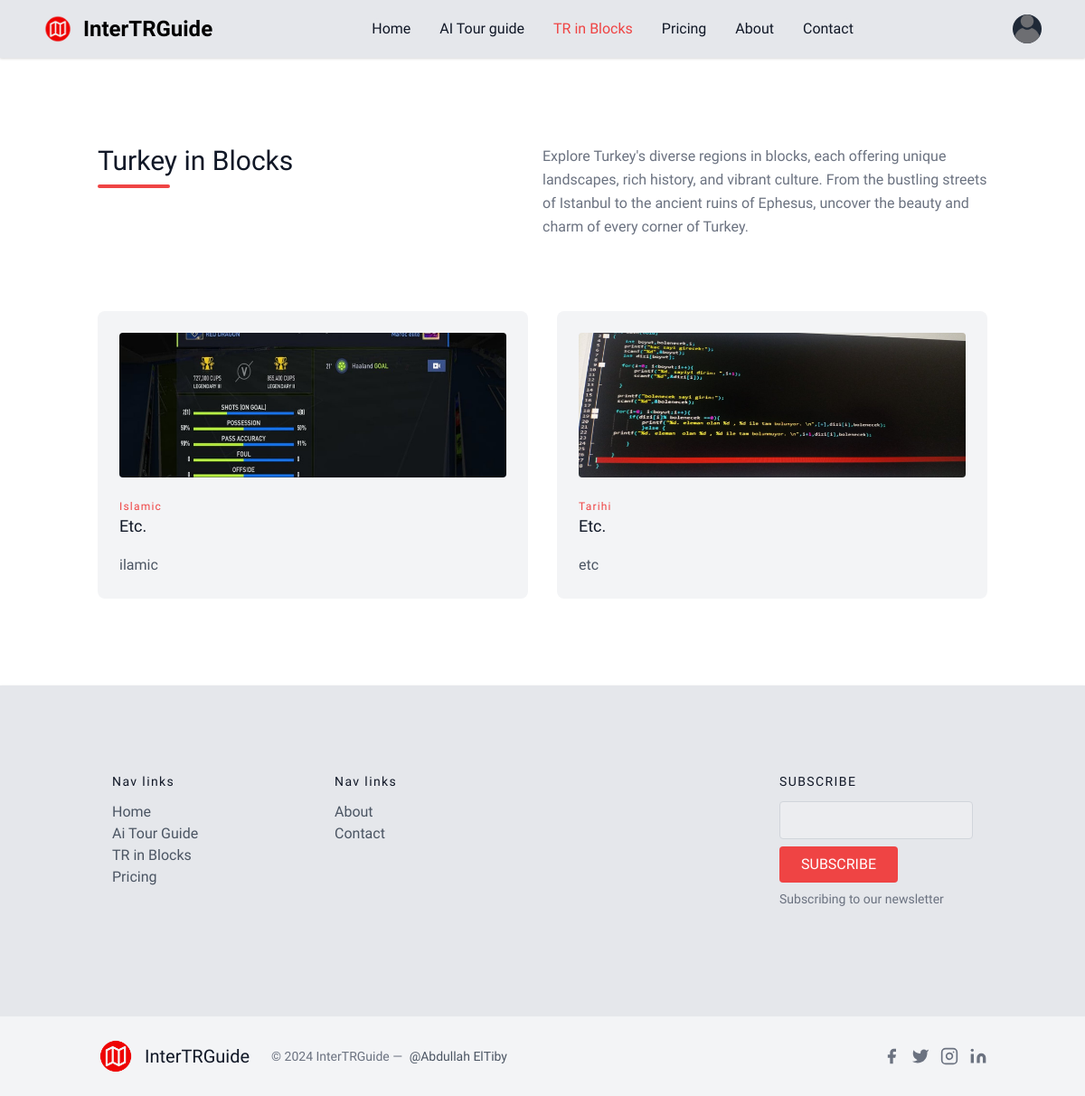
/tr_in_blocks/, run on the app's committed database.
### app/models.py (models this page shows, shortened)
class Category(models.Model):
    name = models.CharField(max_length=100)
    description = models.TextField()
    suggestion = models.TextField(default='Etc.')
    image = models.ImageField(upload_to='category_pics', default='default.png')

### app/views.py (the view)
# urls.py: path('tr_in_blocks/', views.tr_in_blocks, name='tr_in_blocks'),
def tr_in_blocks(request):
    categorys = Category.objects.all()
    places = Place.objects.all()
    return render(request, 'tr_in_blocks.html',
    {
     'categorys':categorys,
     'places':places,
     })

### templates/tr_in_blocks.html (shortened to what this page needs)
{% extends "base.html" %}
{% block isactiveeeeee %}
text-red-500
{% endblock isactiveeeeee %}
{% block maincontent %}
  <section class="text-gray-600 body-font">
    <div class="container px-5 py-24 mx-auto">
      <div class="flex flex-wrap w-full mb-20">
        <div class="lg:w-1/2 w-full mb-6 lg:mb-0">
          <h1 class="sm:text-3xl text-2xl font-medium title-font mb-2 text-gray-900">Turkey in Blocks</h1>
          <div class="h-1 w-20 bg-red-500 rounded"></div>
        </div>
        <p class="lg:w-1/2 w-full leading-relaxed text-gray-500">Explore Turkey's diverse regions in blocks, each offering unique landscapes, rich history, and vibrant culture. From the bustling streets of Istanbul to the ancient ruins of Ephesus, uncover the beauty and charm of every corner of Turkey.</p>
      </div>
      <div class="flex flex-wrap -m-4 justify-center">
        {% for category in categorys %}
        <div class="xl:w-1/4 md:w-1/2 sm:w-2/3 w-full p-4">
            <a href="{% url 'category_detail' category.id %}">
                <div class="bg-gray-100 p-6 rounded-lg h-full flex flex-col justify-between">
                    <img class="h-40 rounded w-full object-cover object-center mb-6" src="{{category.image.url}}" alt="content">
                    <div>
                        <h3 class="tracking-widest text-red-500 text-xs font-medium title-font">{{category.name}}</h3>
                        <h2 class="text-lg text-gray-900 font-medium title-font mb-4">{{category.suggestion}}</h2>
                        <p class="leading-relaxed text-base">{{category.description}}</p>
                    </div>
                </div>
            </a>
        </div>
        {% endfor %}
    </div>
    </div>
  </section>
{% endblock maincontent %}

### data on the page
Category: image (picture), name "Islamic", suggestion "Etc.", description "ilamic"
Category: image (picture), name "Tarihi", suggestion "Etc.", description "etc"
